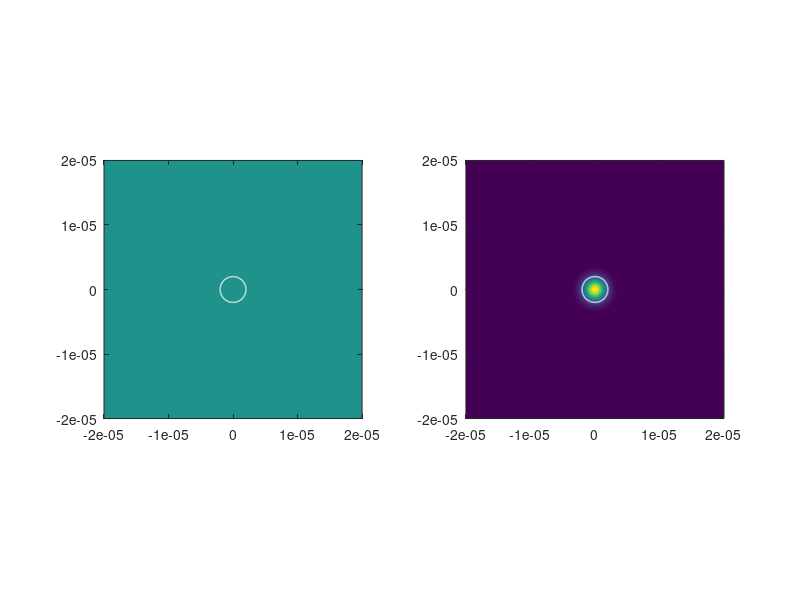

Write the MATLAB code that produced this figure. (Note: this script raises an error after producing the figure.)
%%
% Author: Madhu Veettikazhy
% Date:12 November 2018
% Gaussian beam (CW) electric field propagation from the 
% distal end to the proximal end of the optical fibre. 
% ***************************************************************************************************
saveVideo = false;

%% User-specified general parameters
Nx = 400;                                                            % x resolution
Ny = 400;                                                            % y resolution
Nz_fibre = 100;                                                   % Number of z steps inside fibre

Lx = 40e-6;                                                         % [m] x side length
Ly = 40e-6;                                                         % [m] y side length
Lz_fibre = 1e-3;                                                  % [m] z propagation distance in fibre

lambda = 1e-6;                                                    % [m] Wavelength 
w = 2.38e-6;                                                        % [m] Initial waist plane 1/e^2 radius of the gaussian beam

x_offset = 0;                                                        % [m] Offset in the gaussian beam in x direction
y_offset = 0;                                                        % [m] Offset in the gaussian beam in y direction

n_core =1.48;                                                      % [] Core refractive index
n_cladding = 1.47;                                               % [] Cladding refractive index
core_radius=2e-6;                                                % [m] Radius of fibre core

%% Initialisation of space and frequency grids
dx = Lx/Nx;
dy = Ly/Ny;
dz_fibre = Lz_fibre/Nz_fibre;

x = linspace(-Lx/2,Lx/2,Nx);
y = linspace(-Ly/2,Ly/2,Ny);
[X,Y] = ndgrid(x,y);
RHO = sqrt(X.^2+Y.^2);

k_0 = 2*pi/lambda;                                              % [m^-1] Wavenumber

%% Initialisation of optical fibre parameters
n_0 = n_cladding;                                                % [] Reference refractive index
n_fibre=ones(Nx,Ny)*n_core;                              % Refractive index matrix of the complete fibre
n_fibre(RHO> core_radius) = n_cladding;

%% Beam initialization
amplitude = exp(-((X-x_offset).^2+(Y-y_offset).^2)/w^2);      % Gaussian field amplitude
phase = zeros(Nx,Ny);                                                           % Phase
E = amplitude.*exp(1i*phase);                                               % Electric field
% I_in = max(max(abs(E.').^2)); 
% mesh(X,Y,abs(E.').^2);

%% Figure initialization
theta = 0 : 0.01 : 2*pi;                                          %For plotting core circle
x_circle = core_radius * cos(theta) ;
y_circle = core_radius * sin(theta) ;

h_fig1 = figure(1);
% set(h_fig1,'Position',[50 50 1000 500]); clf;
h_ax1 = subplot(1,2,1);
% h_ax1 = axes('Units','pixels','Position', [50 50 400 400]);
h_im1 = imagesc(x,y,angle(E.'));
axis xy
axis equal
xlim(Lx*[-1/2 1/2]);
ylim(Ly*[-1/2 1/2]);
set(h_ax1, 'xlimmode','manual', 'ylimmode','manual');
line(x_circle, y_circle,'Color','white', 'LineWidth', 1);    %Plotting the core circle  

h_ax2 = subplot(1,2,2);
% h_ax2 = axes('Units','pixels','Position', [550 50 400 400]);
h_im2 = imagesc(x,y,abs(E.').^2);
axis xy
axis equal
xlim(Lx*[-1/2 1/2]);
ylim(Ly*[-1/2 1/2]);
set(h_ax2, 'xlimmode','manual', 'ylimmode','manual');
line(x_circle, y_circle,'Color','white', 'LineWidth', 1);    %Plotting the core circle  

% h_ax3 = subplot(1,3,3);
% h_pl3 = plot(x,abs(E(:,round(Ny/2))).^2);
% line(x,abs(E(:,round(Ny/2))).^2,'Linewidth',2,'Color','red');
% xlim([-0.5 0.5]*1e-5);

%% Fibre propagation and plotting
delta_n_2 = n_fibre.^2-n_0^2;                              %delta_n^2 in the expression for FD BPM
delta_n_2_column = delta_n_2(:);                         %Converting from NxN square matrix to N^2x1 column matrix

% Matrices a, b, and c in the expression for FD BPM
ax = dz_fibre/(2*dx^2);
ay = dz_fibre/(2*dy^2);
b = dz_fibre*(1/dx^2+1/dy^2) - (k_0^2*dz_fibre/2).*delta_n_2_column + (2*1i*k_0*n_0);
c = -dz_fibre*(1/dx^2+1/dy^2) + (k_0^2*dz_fibre/2).*delta_n_2_column+ (2*1i*k_0*n_0);

%Sparse matrices
N=Nx*Ny;
M_i_lhs = sparse(1:N,1:N,b(1:N),N,N);
M_iMinus1 = sparse(2:N,1:N-1,ax,N,N);
M_iPlus1 = sparse(1:N-1,2:N,ax,N,N);

for i=Nx:Nx:N-Nx                                                %Dirichlet's boundary condition
    M_iMinus1(i+1,i)=0;                                        %Setting the boundary values to zero                     
    M_iPlus1(i,i+1)=0;
end

M_jMinus1 = sparse(Nx+1:N,1:N-Nx,ay,N,N);
M_jPlus1 = sparse(1:N-Nx,Nx+1:N,ay,N,N);
M_lhs = -M_iMinus1-M_iPlus1+M_i_lhs-M_jMinus1-M_jPlus1;

M_i_rhs = sparse(1:N,1:N,c(1:N),N,N);
M_rhs = M_iMinus1+M_iPlus1+M_i_rhs+M_jMinus1+M_jPlus1;

%FD BPM
E_column=E(:);                                                   %Converting 2D matrix into a column matrix

if saveVideo
	video = VideoWriter('fibre_field.avi');                   %For saving the propagation frames as a video
	open(video);
end
tic
for zidx = 1:Nz_fibre
	RHS = M_rhs*E_column;
	E_column = M_lhs\RHS;
	E_2D = reshape(E_column, [Nx Ny]);             %Reshaping column matrix to 2D for plotting

	h_ax1.Title.String = ['Phase at z = ' num2str(zidx*dz_fibre,'%.1e') ' m'];
	h_im1.CData = angle(E_2D.');
	h_ax2.Title.String = ['Fibre intensity at z = ' num2str(zidx*dz_fibre,'%.1e') ' m'];
	h_im2.CData = abs(E_2D.').^2;
% 	h_pl3.YData = abs(E_2D(:,round(Ny/2))).^2;

	drawnow;
	if saveVideo
		frame = getframe(gcf);                                     %Get the frames 
		writeVideo(video,frame);                                  %Stitch the frames to form a video and save
	end
end
toc
if saveVideo
	close(video);
end
